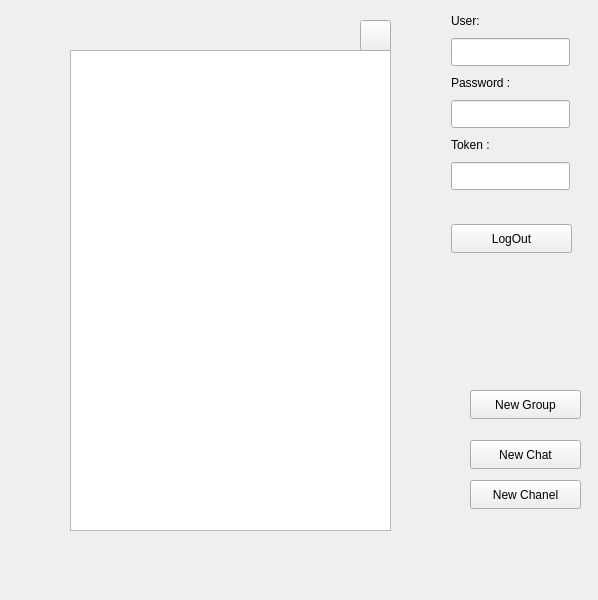
<?xml version="1.0" encoding="UTF-8"?>
<ui version="4.0">
 <class>MainWindow</class>
 <widget class="QMainWindow" name="MainWindow">
  <property name="geometry">
   <rect>
    <x>0</x>
    <y>0</y>
    <width>598</width>
    <height>600</height>
   </rect>
  </property>
  <property name="maximumSize">
   <size>
    <width>598</width>
    <height>600</height>
   </size>
  </property>
  <property name="windowTitle">
   <string>MainWindow</string>
  </property>
  <property name="styleSheet">
   <string notr="true"/>
  </property>
  <widget class="QWidget" name="centralwidget">
   <widget class="QLineEdit" name="user_led">
    <property name="geometry">
     <rect>
      <x>451</x>
      <y>38</y>
      <width>119</width>
      <height>28</height>
     </rect>
    </property>
    <property name="styleSheet">
     <string notr="true">color: rgb(0, 85, 0);</string>
    </property>
   </widget>
   <widget class="QLabel" name="user_lbl">
    <property name="geometry">
     <rect>
      <x>451</x>
      <y>11</y>
      <width>52</width>
      <height>20</height>
     </rect>
    </property>
    <property name="styleSheet">
     <string notr="true"/>
    </property>
    <property name="text">
     <string>User:     </string>
    </property>
   </widget>
   <widget class="QLabel" name="label">
    <property name="geometry">
     <rect>
      <x>451</x>
      <y>73</y>
      <width>68</width>
      <height>20</height>
     </rect>
    </property>
    <property name="styleSheet">
     <string notr="true"/>
    </property>
    <property name="text">
     <string>Password :</string>
    </property>
   </widget>
   <widget class="QLineEdit" name="pass_led">
    <property name="geometry">
     <rect>
      <x>451</x>
      <y>100</y>
      <width>119</width>
      <height>28</height>
     </rect>
    </property>
    <property name="styleSheet">
     <string notr="true">color: rgb(0, 85, 0);</string>
    </property>
   </widget>
   <widget class="QLabel" name="token_lbl">
    <property name="geometry">
     <rect>
      <x>451</x>
      <y>135</y>
      <width>46</width>
      <height>20</height>
     </rect>
    </property>
    <property name="styleSheet">
     <string notr="true"/>
    </property>
    <property name="text">
     <string>Token :</string>
    </property>
   </widget>
   <widget class="QLineEdit" name="token_led">
    <property name="geometry">
     <rect>
      <x>451</x>
      <y>162</y>
      <width>119</width>
      <height>28</height>
     </rect>
    </property>
    <property name="styleSheet">
     <string notr="true">color: rgb(0, 85, 0);</string>
    </property>
   </widget>
   <widget class="QPushButton" name="logout_pbn">
    <property name="geometry">
     <rect>
      <x>451</x>
      <y>224</y>
      <width>121</width>
      <height>29</height>
     </rect>
    </property>
    <property name="styleSheet">
     <string notr="true"/>
    </property>
    <property name="text">
     <string>LogOut</string>
    </property>
   </widget>
   <widget class="QListWidget" name="listWidget">
    <property name="geometry">
     <rect>
      <x>70</x>
      <y>50</y>
      <width>321</width>
      <height>481</height>
     </rect>
    </property>
   </widget>
   <widget class="QToolButton" name="toolButton">
    <property name="geometry">
     <rect>
      <x>360</x>
      <y>20</y>
      <width>31</width>
      <height>31</height>
     </rect>
    </property>
    <property name="styleSheet">
     <string notr="true"/>
    </property>
    <property name="text">
     <string/>
    </property>
   </widget>
   <widget class="QPushButton" name="Theme_2_pbn">
    <property name="geometry">
     <rect>
      <x>482</x>
      <y>290</y>
      <width>24</width>
      <height>21</height>
     </rect>
    </property>
    <property name="styleSheet">
     <string notr="true">background-image: url(:/new/prefix1/Style/Purp.png);
border-color: rgb(170, 170, 127);
border-radius:10%;</string>
    </property>
    <property name="text">
     <string/>
    </property>
   </widget>
   <widget class="QPushButton" name="Theme_1">
    <property name="geometry">
     <rect>
      <x>450</x>
      <y>290</y>
      <width>25</width>
      <height>21</height>
     </rect>
    </property>
    <property name="styleSheet">
     <string notr="true">background-image: url(:/new/prefix1/Style/red.png);
border-color: rgb(170, 170, 127);
border-radius:10%;
</string>
    </property>
    <property name="text">
     <string/>
    </property>
   </widget>
   <widget class="QPushButton" name="pushButton">
    <property name="geometry">
     <rect>
      <x>513</x>
      <y>290</y>
      <width>25</width>
      <height>21</height>
     </rect>
    </property>
    <property name="styleSheet">
     <string notr="true">background-image: url(:/new/prefix1/Style/Green.png);
border-color: rgb(170, 170, 127);
border-radius: 10%;</string>
    </property>
    <property name="text">
     <string/>
    </property>
   </widget>
   <widget class="QPushButton" name="Theme_3_pbn">
    <property name="geometry">
     <rect>
      <x>545</x>
      <y>290</y>
      <width>24</width>
      <height>21</height>
     </rect>
    </property>
    <property name="styleSheet">
     <string notr="true">background-image: url(:/new/prefix1/Style/LightPink.png);
border-color: rgb(170, 170, 127);
border-radius: 10%;</string>
    </property>
    <property name="text">
     <string/>
    </property>
   </widget>
   <widget class="QPushButton" name="createGroup_pbn">
    <property name="geometry">
     <rect>
      <x>470</x>
      <y>390</y>
      <width>111</width>
      <height>29</height>
     </rect>
    </property>
    <property name="text">
     <string>New Group</string>
    </property>
   </widget>
   <widget class="QToolButton" name="Exit_pbn">
    <property name="geometry">
     <rect>
      <x>10</x>
      <y>10</y>
      <width>31</width>
      <height>31</height>
     </rect>
    </property>
    <property name="styleSheet">
     <string notr="true">border-radius: 10%;
</string>
    </property>
    <property name="text">
     <string/>
    </property>
   </widget>
   <widget class="QPushButton" name="newchat_pbn">
    <property name="geometry">
     <rect>
      <x>470</x>
      <y>440</y>
      <width>111</width>
      <height>29</height>
     </rect>
    </property>
    <property name="text">
     <string>New Chat</string>
    </property>
   </widget>
   <widget class="QPushButton" name="newchannel_pbn">
    <property name="geometry">
     <rect>
      <x>470</x>
      <y>480</y>
      <width>111</width>
      <height>29</height>
     </rect>
    </property>
    <property name="text">
     <string>New Chanel</string>
    </property>
   </widget>
  </widget>
  <widget class="QMenuBar" name="menubar">
   <property name="geometry">
    <rect>
     <x>0</x>
     <y>0</y>
     <width>598</width>
     <height>25</height>
    </rect>
   </property>
  </widget>
 </widget>
 <resources/>
 <connections/>
</ui>
